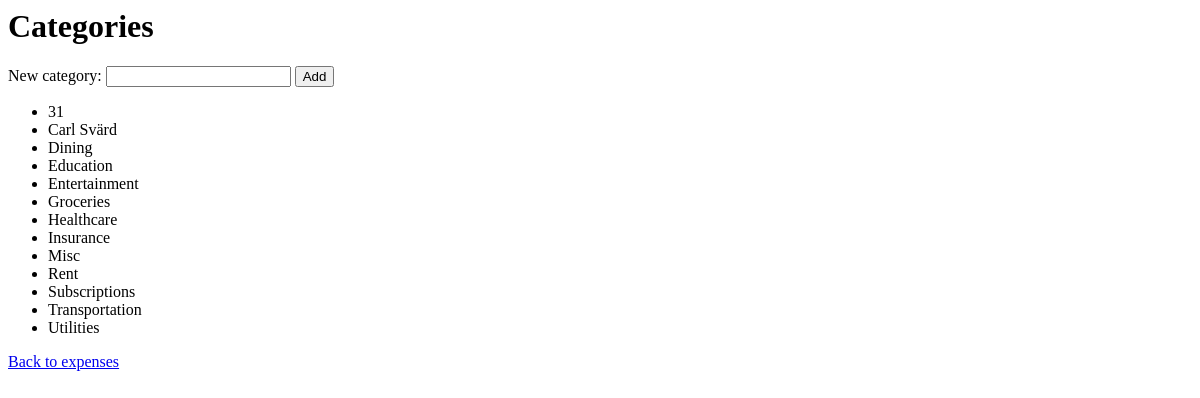
/categories, run on an earlier commit of the app's database.
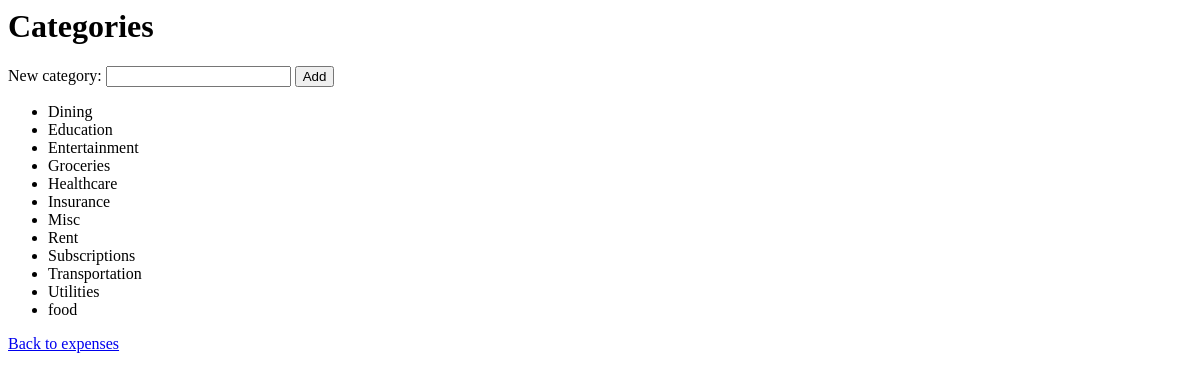
And on a later commit of the database.
### tables this page shows
CREATE TABLE categories (
  id INTEGER PRIMARY KEY AUTOINCREMENT,
  user_id INTEGER NOT NULL,
  name TEXT NOT NULL,
  FOREIGN KEY (user_id) REFERENCES users(id) ON DELETE CASCADE,
  UNIQUE (user_id, name)
);

### webapp.py (the view)
@app.get("/categories")
def list_categories():
    expenses.ensure_default_categories()
    categories = expenses.get_categories()
    return render_template("categories.html", categories=categories)

### database.py (called while the page is built)
def get_connection():
    conn = sqlite3.connect(DB_NAME)
    conn.execute("PRAGMA foreign_keys = ON")
    conn.row_factory = sqlite3.Row
    return conn

### expenses.py (called while the page is built)
def ensure_default_categories():
    conn = get_connection()
    for name in DEFAULT_CATEGORIES:
        conn.execute(
            "INSERT OR IGNORE INTO categories (user_id, name) VALUES (?, ?)",
            (CURRENT_USER_ID, name),
        )
    conn.commit()
    conn.close()

def get_categories():
    conn = get_connection()
    rows = conn.execute(
        "SELECT name FROM categories WHERE user_id = ? ORDER BY name",
        (CURRENT_USER_ID,),
    ).fetchall()
    conn.close()
    return rows

### templates/categories.html (shortened to what this page needs)
<h1>Categories</h1>
<form method="post" action="{{ url_for('create_category') }}">
  <label>New category:</label>
  <input name="name">
  <button type="submit">Add</button>
</form>
<ul>
  {% for c in categories %}
    <li>{{ c['name'] }}</li>
  {% endfor %}
</ul>
<p><a href="{{ url_for('list_expenses') }}">Back to expenses</a></p>

What changed in the data, as far as the page shows it:
removed categories: name "31"
removed categories: name "Carl Svärd"
added categories: name "food"
